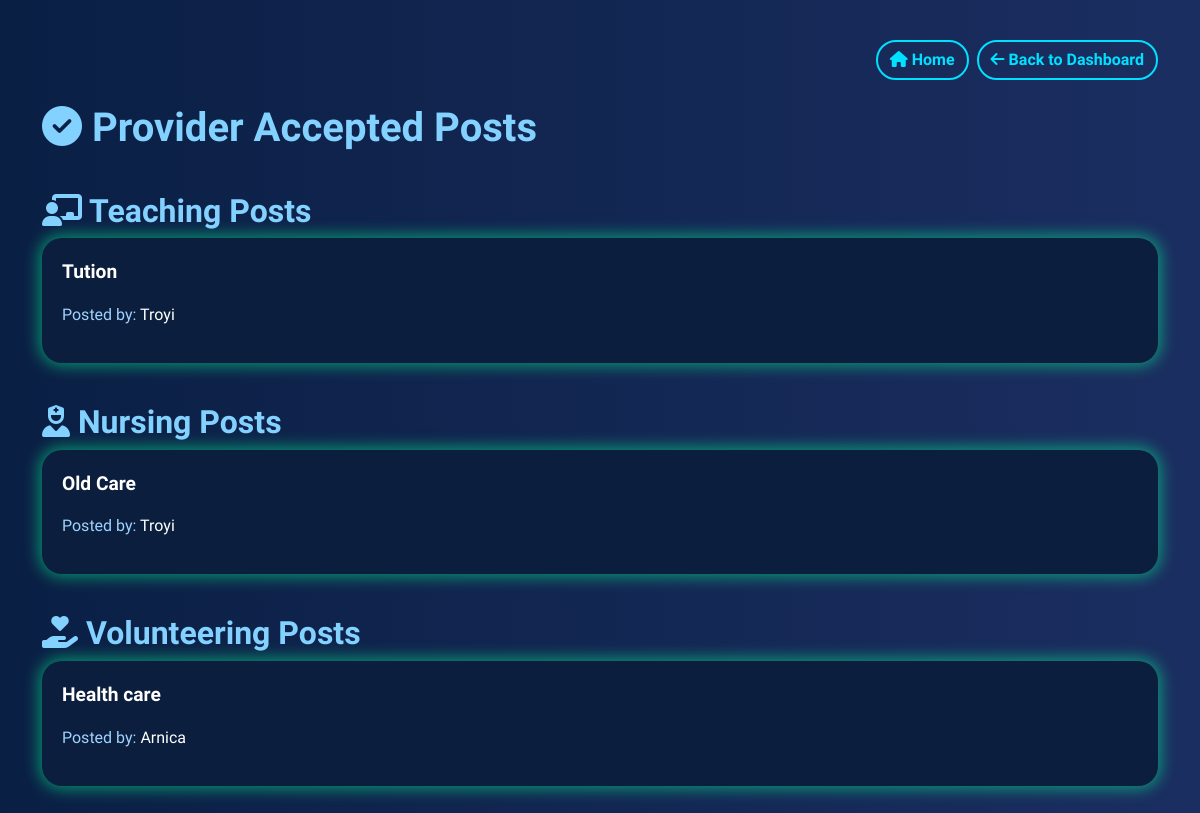
Page /user/provider_my_accepted_posts/ (signed in) on the earlier database version.
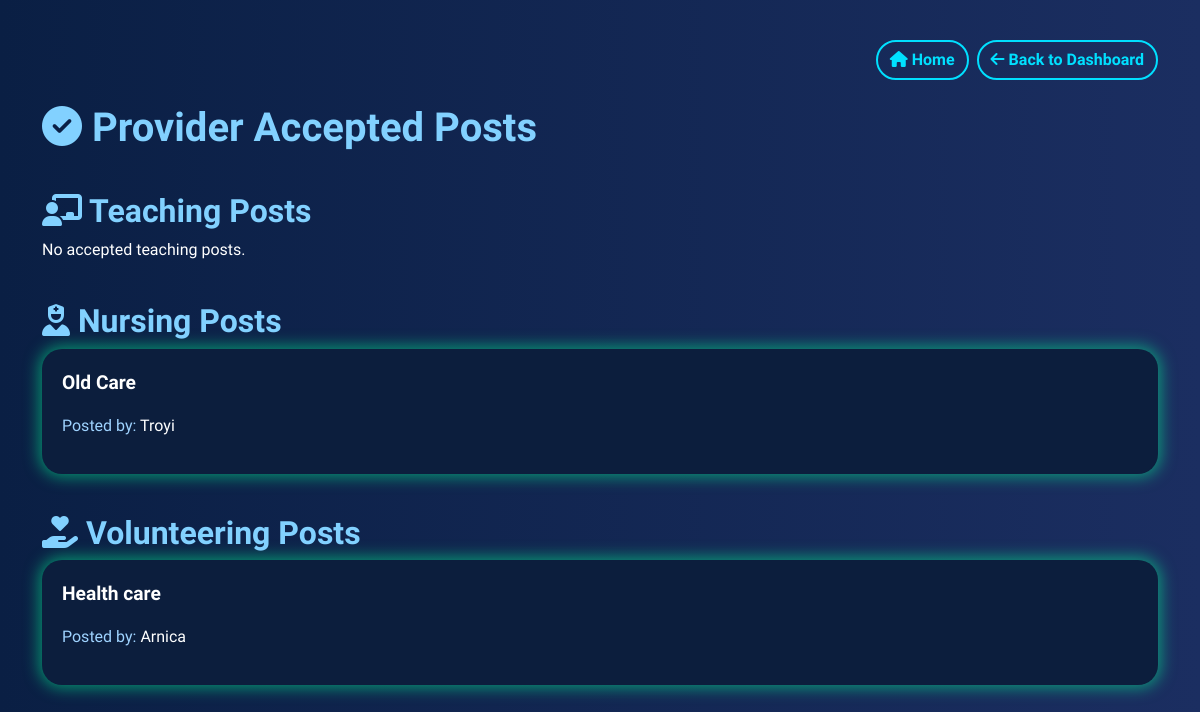
Same page on the later database version.
### users/models.py (models this page shows, shortened)
class TeachingRequest(models.Model):
    STATUS_CHOICES = (
        ('Pending', 'Pending'),
        ('Accepted', 'Accepted'),
        ('Rejected', 'Rejected'),
    )
    customer = models.ForeignKey(User, on_delete=models.CASCADE, related_name='teaching_requests')
    title = models.CharField(max_length=100)
    subject = models.CharField(max_length=100)
    description = models.TextField()
    location = models.CharField(max_length=100)
    is_paid = models.BooleanField(default=False)
    created_at = models.DateTimeField(auto_now_add=True)
    accepted_by = models.ForeignKey(User, null=True, blank=True, on_delete=models.SET_NULL, related_name='accepted_teaching', limit_choices_to={'role': 'provider'})
    status = models.CharField(max_length=10, choices=STATUS_CHOICES, default='Pending')

class User(AbstractUser):
    ROLE_CHOICES = (
        ('customer', 'Customer'),
        ('provider', 'Provider'),
    )
    role = models.CharField(max_length=10, choices=ROLE_CHOICES)
    phone_number = models.CharField(max_length=15, blank=True, null=True)

class NursingService(models.Model):
    STATUS_CHOICES = (
        ('Pending', 'Pending'),
        ('Accepted', 'Accepted'),
        ('Rejected', 'Rejected'),
    )
    customer = models.ForeignKey(User, on_delete=models.CASCADE, related_name='nursing_requests')
    title = models.CharField(max_length=100)
    description = models.TextField()
    location = models.CharField(max_length=100)
    is_paid = models.BooleanField(default=False)
    created_at = models.DateTimeField(auto_now_add=True)
    accepted_by = models.ForeignKey(User, null=True, blank=True, on_delete=models.SET_NULL, related_name='accepted_nursing', limit_choices_to={'role': 'provider'})
    status = models.CharField(max_length=10, choices=STATUS_CHOICES, default='Pending')

class VolunteeringService(models.Model):
    STATUS_CHOICES = (
        ('Pending', 'Pending'),
        ('Accepted', 'Accepted'),
        ('Rejected', 'Rejected'),
    )
    customer = models.ForeignKey(User, on_delete=models.CASCADE, related_name='volunteering_requests')
    title = models.CharField(max_length=100)
    activity = models.TextField()
    location = models.CharField(max_length=100)
    is_paid = models.BooleanField(default=False)
    created_at = models.DateTimeField(auto_now_add=True)
    updated_at = models.DateTimeField(auto_now=True)
    accepted_by = models.ForeignKey(User, null=True, blank=True, on_delete=models.SET_NULL, related_name='accepted_volunteering', limit_choices_to={'role': 'provider'})
    status = models.CharField(max_length=10, choices=STATUS_CHOICES, default='Pending')

### users/views.py (the view)
# urls.py: path('provider_my_accepted_posts/', views.my_accepted_posts, name='provider_my_accepted_posts'),
@login_required
def my_accepted_posts(request):
    teaching = TeachingRequest.objects.filter(accepted_by=request.user, status='Accepted')
    nursing = NursingService.objects.filter(accepted_by=request.user, status='Accepted')
    volunteering = VolunteeringService.objects.filter(accepted_by=request.user, status='Accepted')
    return render(request, 'provider_my_accepted_posts.html', {
        'teaching_posts': teaching,
        'nursing_posts': nursing,
        'volunteering_posts': volunteering
    })

### templates/provider_my_accepted_posts.html (shortened to what this page needs)
<!DOCTYPE html>
<html lang="en">
<head>
    <link href="https://cdn.jsdelivr.net/npm/bootstrap@5.3.0/dist/css/bootstrap.min.css" rel="stylesheet">
    <link href="https://cdnjs.cloudflare.com/ajax/libs/font-awesome/6.4.0/css/all.min.css" rel="stylesheet">
</head>
<body>
<div class="container">
    <div class="d-flex justify-content-end mb-4">
        <a href="{% url 'home' %}" class="btn btn-outline-info me-2"><i class="fas fa-home"></i> Home</a>
        <a href="{% url 'provider_dashboard' %}" class="btn btn-outline-info"><i class="fas fa-arrow-left"></i> Back to Dashboard</a>
    </div>
    <h1><i class="fas fa-check-circle"></i> Provider Accepted Posts</h1>
    <h2><i class="fas fa-chalkboard-teacher"></i> Teaching Posts</h2>
    {% for post in teaching_posts %}
    <div class="glow-box">
        <p class="post-title">{{ post.title }}</p>
        <p><span class="label">Posted by:</span> {{ post.customer.get_full_name|default:post.customer.username }}</p>
    </div>
    {% empty %}
    <p>No accepted teaching posts.</p>
    {% endfor %}
    <h2><i class="fas fa-user-nurse"></i> Nursing Posts</h2>
    {% for post in nursing_posts %}
    <div class="glow-box">
        <p class="post-title">{{ post.title }}</p>
        <p><span class="label">Posted by:</span> {{ post.customer.get_full_name|default:post.customer.username }}</p>
    </div>
    {% empty %}
    <p>No accepted nursing posts.</p>
    {% endfor %}
    <h2><i class="fas fa-hand-holding-heart"></i> Volunteering Posts</h2>
    {% for post in volunteering_posts %}
    <div class="glow-box">
        <p class="post-title">{{ post.title }}</p>
        <p><span class="label">Posted by:</span> {{ post.customer.get_full_name|default:post.customer.username }}</p>
    </div>
    {% empty %}
    <p>No accepted volunteering posts.</p>
    {% endfor %}
</div>
</body>
</html>

Differences in the rows shown:
removed TeachingRequest: title "Tution", customer.get_full_name "Troyi"
Other differences:
text now shown: "No accepted teaching posts."
